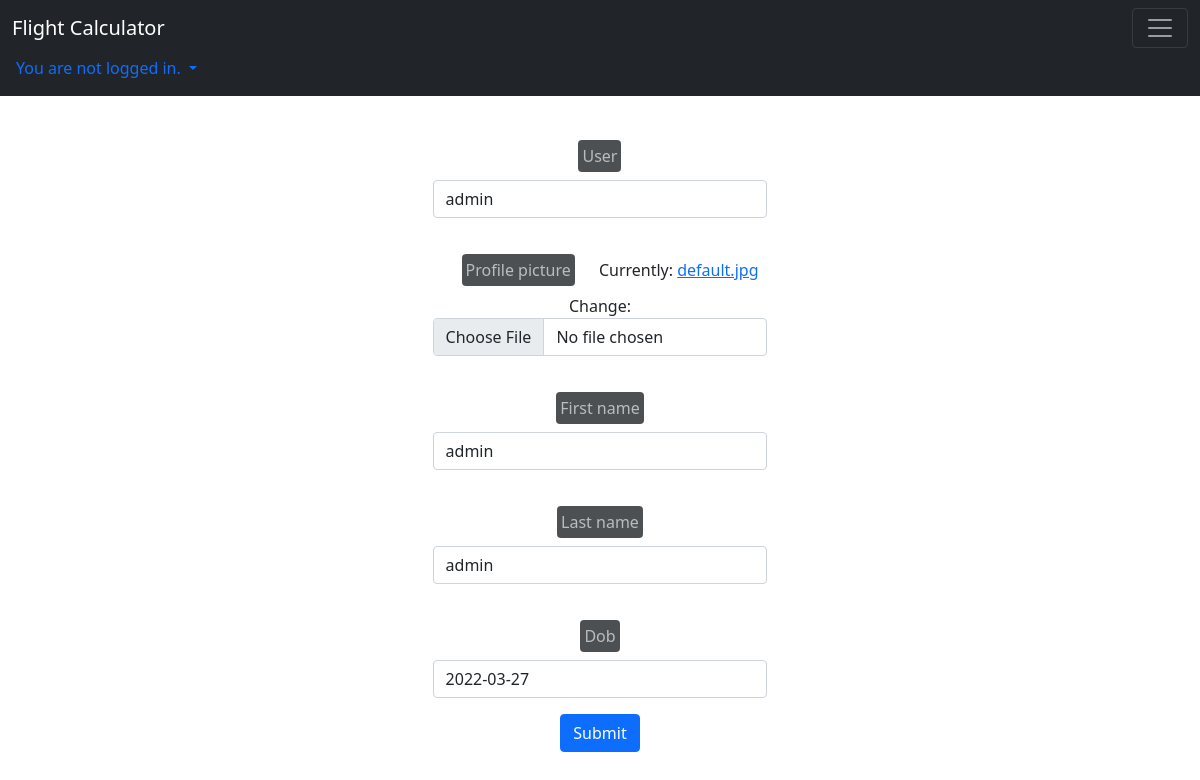
The app's page /accounts/profile/1/update/ with its own data.
### accounts/models.py (models this page shows, shortened)
class Profile(Model):
    user = OneToOneField(User, on_delete=CASCADE)
    profile_picture = ImageField(default="default.jpg", upload_to="profile_pics")
    first_name = CharField(max_length=20)
    last_name = CharField(max_length=20)
    dob = DateField(blank=True, null=True)

### accounts/views.py (the view)
# urls.py: path('profile/<int:pk>/update/', ProfileUpdateView.as_view(), name='update_profile'),
class ProfileUpdateView(UpdateView):
    template_name = "forms/form.html"
    form_class = UserProfileUpdateForm
    model = Profile
    success_url = reverse_lazy('index')

### accounts/forms.py
class UserProfileUpdateForm(ModelForm):
    class Meta:
        model = Profile
        fields = '__all__'

### viewer/templates/forms/form.html (shortened to what this page needs)
{% extends "base.html" %}
{% block content %}
    <form method="post" enctype="multipart/form-data" class="py-4" style="max-width: 30%; margin:auto;">
        {% include "forms/form_base_bs5.html" %}
        <button type="submit" class="btn btn-primary">Submit</button>
    </form>
{% endblock %}

### viewer/templates/forms/form_base_bs5.html (shortened to what this page needs)
{% load widget_tweaks %}
    {% for field in form.visible_fields %}
      <div class="form-group mb-3">
      <label for="{{ field.id_for_label }}" class="form-label rounded py-1 px-1 text-center">{{ field.label }}</label>
      {% if form.is_bound %}
          {% if field.errors %}
            {% render_field field class="form-control is-invalid" %}
            {% for error in field.errors %}
                <div class="invalid-feedback">
                    {{ error }}
                </div>
            {% endfor %}
          {% else %}
              {% render_field field class="form-control is-valid" %}
          {% endif %}
      {% else %}
          {% render_field field class="form-control" %}
      {% endif %}
      </div>
    {% endfor %}

### records on screen
Profile: user "admin" "admin" "admin" "2022-03-27"

### other values on screen
{{ field.label }} "User" "Profile picture" "First name" "Last name" "Dob"
